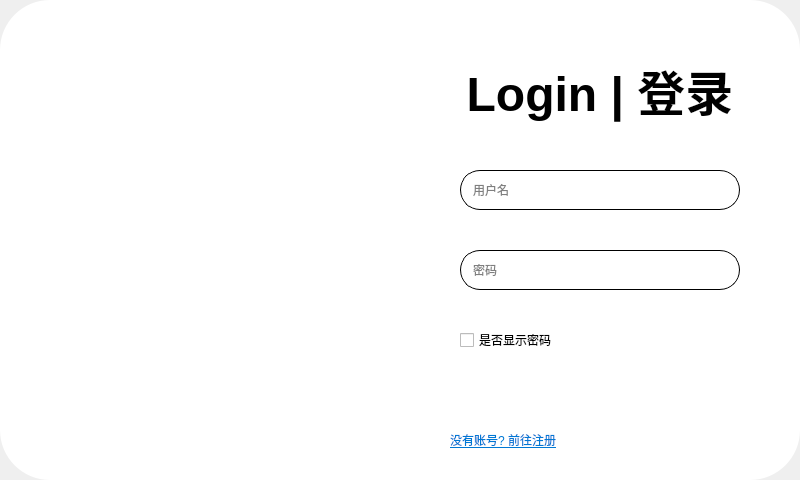
<?xml version="1.0" encoding="UTF-8"?>
<ui version="4.0">
 <class>LoginWidget</class>
 <widget class="QWidget" name="LoginWidget">
  <property name="geometry">
   <rect>
    <x>0</x>
    <y>0</y>
    <width>800</width>
    <height>480</height>
   </rect>
  </property>
  <property name="minimumSize">
   <size>
    <width>800</width>
    <height>480</height>
   </size>
  </property>
  <property name="maximumSize">
   <size>
    <width>800</width>
    <height>480</height>
   </size>
  </property>
  <property name="windowTitle">
   <string>LoginWidget</string>
  </property>
  <property name="styleSheet">
   <string notr="true">
/* 窗口 */
QFrame#frame {
	background-color: rgb(255, 255, 255);
	border-radius:50px
}

QWidget#LoginPage {
}

/* 背景图片 */
QLabel#background_image {
	background: qlineargradient(x1: 0, y1: 0, x2: 1, y2: 1,
							stop: 0 rgb(113, 65, 168), stop: 1 rgba(44, 114, 251, 1));
	border-radius:50px
}

/* 关闭按钮 */
QPushButton#CloseButton {
	border: none;
	background: transparent;
	qproperty-icon: url(:/image/close.png); 
	qproperty-iconSize: 50px 50px;
}

/* 最小化按钮 */
QPushButton#MinimizeButton {
	border: none;
	background: transparent;
	qproperty-icon: url(:/image/minimize.png); 
	qproperty-iconSize: 50px 50px;
}

/* 登录按钮 */
QPushButton#LoginButton {
	background: qlineargradient(x1: 0, y1: 0, x2: 1, y2: 1,
							stop: 0 rgb(113, 65, 168), stop: 1 rgba(44, 114, 251, 1));
	border-radius:20px;
	color: rgb(255, 255, 255);
}
QPushButton#RegisterButton {
	background: qlineargradient(x1: 0, y1: 0, x2: 1, y2: 1,
							stop: 0 rgb(113, 65, 168), stop: 1 rgba(44, 114, 251, 1));
	border-radius:20px;
	color: rgb(255, 255, 255);
}
/* 输入框 */



QPushButton#CloseButton: hover {
	border: none;
	border-radius:25px;
	border:1px solid black;
	background: transparent;
	qproperty-icon: url(:/image/close.png); 
	qproperty-iconSize: 50px 50px;
}


</string>
  </property>
  <widget class="QFrame" name="frame">
   <property name="geometry">
    <rect>
     <x>0</x>
     <y>0</y>
     <width>800</width>
     <height>480</height>
    </rect>
   </property>
   <property name="frameShape">
    <enum>QFrame::StyledPanel</enum>
   </property>
   <property name="frameShadow">
    <enum>QFrame::Raised</enum>
   </property>
   <widget class="QLabel" name="background_image">
    <property name="geometry">
     <rect>
      <x>0</x>
      <y>0</y>
      <width>400</width>
      <height>480</height>
     </rect>
    </property>
    <property name="text">
     <string/>
    </property>
   </widget>
   <widget class="QStackedWidget" name="stackedWidget">
    <property name="geometry">
     <rect>
      <x>400</x>
      <y>0</y>
      <width>400</width>
      <height>480</height>
     </rect>
    </property>
    <property name="currentIndex">
     <number>0</number>
    </property>
    <widget class="QWidget" name="LoginPage">
     <widget class="QLabel" name="LoginLabel">
      <property name="geometry">
       <rect>
        <x>50</x>
        <y>40</y>
        <width>300</width>
        <height>100</height>
       </rect>
      </property>
      <property name="text">
       <string>&lt;html&gt;&lt;head/&gt;&lt;body&gt;&lt;p align=&quot;center&quot;&gt;&lt;span style=&quot; font-size:36pt; font-weight:700;&quot;&gt;Login | 登录&lt;/span&gt;&lt;/p&gt;&lt;/body&gt;&lt;/html&gt;</string>
      </property>
     </widget>
     <widget class="QLineEdit" name="UserNameLineEdit">
      <property name="geometry">
       <rect>
        <x>60</x>
        <y>170</y>
        <width>280</width>
        <height>40</height>
       </rect>
      </property>
      <property name="styleSheet">
       <string notr="true">QLineEdit {
	padding-left:10px;
	border:1px solid black;
	border-radius:20px
}</string>
      </property>
      <property name="inputMask">
       <string/>
      </property>
      <property name="text">
       <string/>
      </property>
      <property name="placeholderText">
       <string>用户名</string>
      </property>
     </widget>
     <widget class="QLineEdit" name="PasswordLineEdit">
      <property name="geometry">
       <rect>
        <x>60</x>
        <y>250</y>
        <width>280</width>
        <height>40</height>
       </rect>
      </property>
      <property name="styleSheet">
       <string notr="true">QLineEdit {
	padding-left:10px;
	border:1px solid black;
	border-radius:20px
}</string>
      </property>
      <property name="text">
       <string/>
      </property>
      <property name="frame">
       <bool>true</bool>
      </property>
      <property name="echoMode">
       <enum>QLineEdit::Password</enum>
      </property>
      <property name="placeholderText">
       <string>密码</string>
      </property>
     </widget>
     <widget class="QPushButton" name="LoginButton">
      <property name="geometry">
       <rect>
        <x>50</x>
        <y>370</y>
        <width>300</width>
        <height>50</height>
       </rect>
      </property>
      <property name="text">
       <string>登录</string>
      </property>
     </widget>
     <widget class="QLabel" name="toRegisterLabel">
      <property name="geometry">
       <rect>
        <x>50</x>
        <y>430</y>
        <width>110</width>
        <height>20</height>
       </rect>
      </property>
      <property name="styleSheet">
       <string notr="true"/>
      </property>
      <property name="text">
       <string>&lt;html&gt;&lt;head/&gt;&lt;body&gt;&lt;p&gt;&lt;a href=&quot;#&quot;&gt;&lt;span style=&quot; text-decoration: underline; color:#0078d4;&quot;&gt;没有账号? 前往注册&lt;/span&gt;&lt;/a&gt;&lt;/p&gt;&lt;/body&gt;&lt;/html&gt;</string>
      </property>
     </widget>
     <widget class="QCheckBox" name="PasswordCheckBox">
      <property name="geometry">
       <rect>
        <x>60</x>
        <y>330</y>
        <width>100</width>
        <height>20</height>
       </rect>
      </property>
      <property name="text">
       <string>是否显示密码</string>
      </property>
     </widget>
    </widget>
    <widget class="QWidget" name="RegisterPage">
     <widget class="QLabel" name="RegisterLabel">
      <property name="geometry">
       <rect>
        <x>0</x>
        <y>40</y>
        <width>400</width>
        <height>100</height>
       </rect>
      </property>
      <property name="text">
       <string>&lt;html&gt;&lt;head/&gt;&lt;body&gt;&lt;p align=&quot;center&quot;&gt;&lt;span style=&quot; font-size:36pt; font-weight:700;&quot;&gt;Register | 注册&lt;/span&gt;&lt;/p&gt;&lt;/body&gt;&lt;/html&gt;</string>
      </property>
     </widget>
     <widget class="QLineEdit" name="UserNameLineEdit_reg">
      <property name="geometry">
       <rect>
        <x>60</x>
        <y>200</y>
        <width>280</width>
        <height>40</height>
       </rect>
      </property>
      <property name="styleSheet">
       <string notr="true">QLineEdit {
	padding-left:10px;
	border:1px solid black;
	border-radius:20px
}</string>
      </property>
      <property name="placeholderText">
       <string>用户名</string>
      </property>
     </widget>
     <widget class="QLineEdit" name="EmailLineEdit_reg">
      <property name="geometry">
       <rect>
        <x>60</x>
        <y>150</y>
        <width>280</width>
        <height>40</height>
       </rect>
      </property>
      <property name="styleSheet">
       <string notr="true">QLineEdit {
	padding-left:10px;
	border:1px solid black;
	border-radius:20px
}</string>
      </property>
      <property name="placeholderText">
       <string>邮箱</string>
      </property>
     </widget>
     <widget class="QLineEdit" name="PasswordLineEdit_reg">
      <property name="geometry">
       <rect>
        <x>60</x>
        <y>250</y>
        <width>280</width>
        <height>40</height>
       </rect>
      </property>
      <property name="styleSheet">
       <string notr="true">QLineEdit {
	padding-left:10px;
	border:1px solid black;
	border-radius:20px
}</string>
      </property>
      <property name="echoMode">
       <enum>QLineEdit::Password</enum>
      </property>
      <property name="placeholderText">
       <string>密码</string>
      </property>
     </widget>
     <widget class="QPushButton" name="RegisterButton">
      <property name="geometry">
       <rect>
        <x>50</x>
        <y>370</y>
        <width>300</width>
        <height>50</height>
       </rect>
      </property>
      <property name="text">
       <string>注册</string>
      </property>
     </widget>
     <widget class="QLabel" name="toRegisterLabel_2">
      <property name="geometry">
       <rect>
        <x>50</x>
        <y>430</y>
        <width>110</width>
        <height>20</height>
       </rect>
      </property>
      <property name="styleSheet">
       <string notr="true"/>
      </property>
      <property name="text">
       <string>&lt;html&gt;&lt;head/&gt;&lt;body&gt;&lt;p&gt;&lt;a href=&quot;#&quot;&gt;&lt;span style=&quot; text-decoration: underline; color:#0078d4;&quot;&gt;已有账号? 前往登录&lt;/span&gt;&lt;/a&gt;&lt;/p&gt;&lt;/body&gt;&lt;/html&gt;</string>
      </property>
     </widget>
     <widget class="QLineEdit" name="VerificationCodeLineEdit">
      <property name="geometry">
       <rect>
        <x>60</x>
        <y>300</y>
        <width>200</width>
        <height>40</height>
       </rect>
      </property>
      <property name="styleSheet">
       <string notr="true">padding-left:10px;
border:1px solid black;
border-top-left-radius: 20px;
border-bottom-left-radius: 20px;</string>
      </property>
      <property name="echoMode">
       <enum>QLineEdit::Normal</enum>
      </property>
      <property name="placeholderText">
       <string>邮箱验证码</string>
      </property>
     </widget>
     <widget class="QPushButton" name="GetVerificationCodeButton">
      <property name="geometry">
       <rect>
        <x>260</x>
        <y>300</y>
        <width>80</width>
        <height>40</height>
       </rect>
      </property>
      <property name="styleSheet">
       <string notr="true">background: qlineargradient(x1: 0, y1: 0, x2: 1, y2: 1,
							stop: 0 rgb(113, 65, 168), stop: 1 rgba(44, 114, 251, 1));
border-top-right-radius: 20px;
border-bottom-right-radius: 20px;
color: rgb(255, 255, 255);</string>
      </property>
      <property name="text">
       <string>获取验证码</string>
      </property>
     </widget>
     <widget class="QCheckBox" name="PasswordCheckBox_reg">
      <property name="geometry">
       <rect>
        <x>60</x>
        <y>350</y>
        <width>100</width>
        <height>20</height>
       </rect>
      </property>
      <property name="text">
       <string>是否显示密码</string>
      </property>
     </widget>
    </widget>
   </widget>
   <widget class="QPushButton" name="CloseButton">
    <property name="geometry">
     <rect>
      <x>740</x>
      <y>10</y>
      <width>50</width>
      <height>50</height>
     </rect>
    </property>
    <property name="text">
     <string/>
    </property>
   </widget>
  </widget>
 </widget>
 <resources/>
 <connections/>
</ui>
